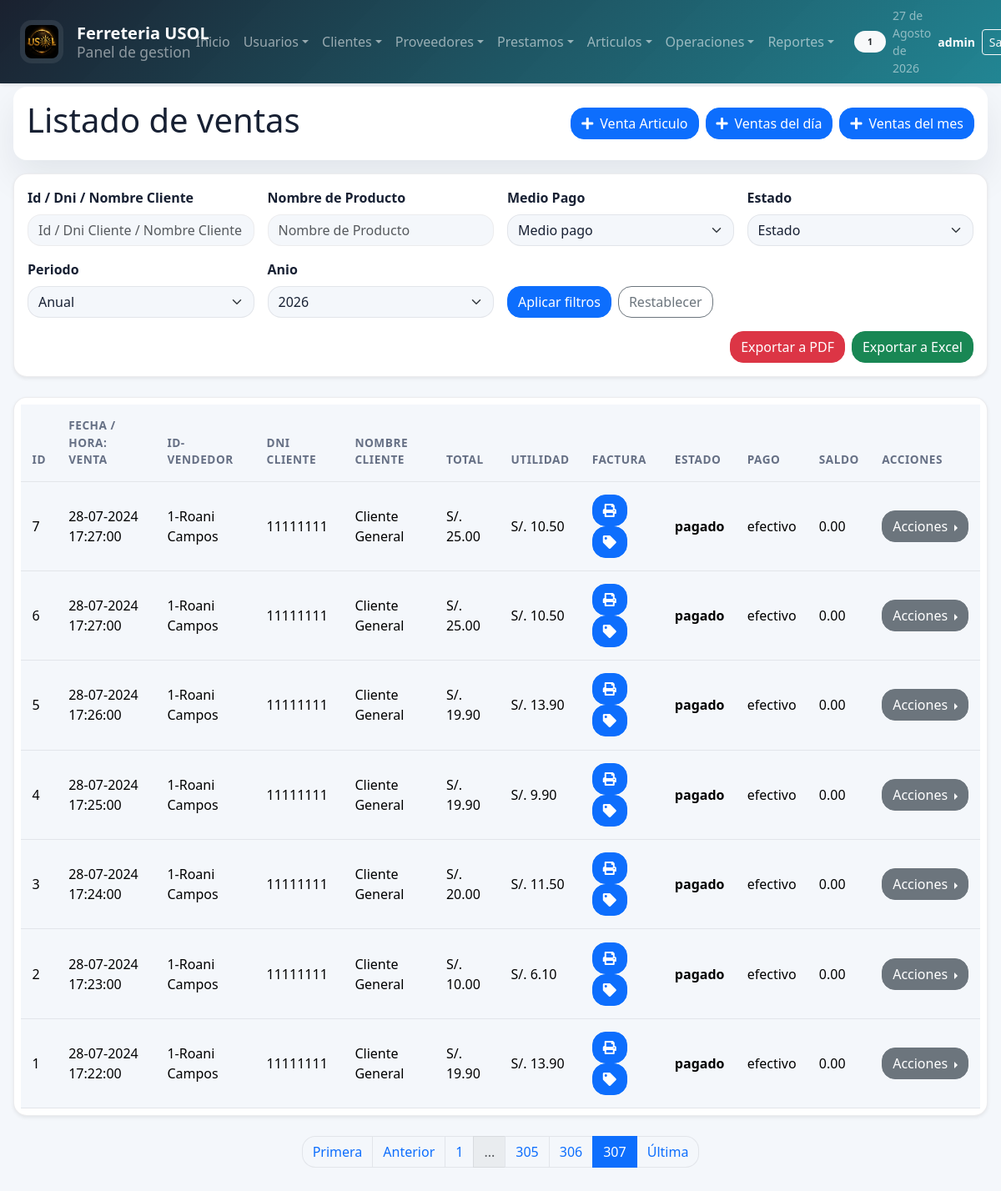
Page /sistema/reportes/ventas.php?page=307 (signed in) on the committed database.
### tables this page shows
CREATE TABLE `ventas` (
  `IdVenta` int(11) NOT NULL AUTO_INCREMENT,
  `Fecha` datetime NOT NULL,
  `Cod_Caja` int(11) NOT NULL,
  `dniCliente` int(11) NOT NULL,
  `Medio_Pago` varchar(50) NOT NULL,
  `efectivo` float DEFAULT NULL,
  `tarjeta` float DEFAULT NULL,
  `Total` decimal(8,2) NOT NULL,
  `utilidad` decimal(8,2) NOT NULL,
  `Estado` varchar(11) NOT NULL,
  `saldo` double DEFAULT NULL,
  `vuelto` double DEFAULT NULL,
  PRIMARY KEY (`IdVenta`),
  KEY `Cod_Caja` (`Cod_Caja`)
);

CREATE TABLE `caja` (
  `IdCaja` int(11) NOT NULL AUTO_INCREMENT,
  `FechaApertura` datetime NOT NULL DEFAULT current_timestamp(),
  `Actividad` text NOT NULL,
  `Monto_inicial` decimal(8,2) NOT NULL,
  `Monto_salida` decimal(8,2) NOT NULL,
  `totalEfectivoDia` double DEFAULT NULL,
  `totalTarjetaDia` double DEFAULT NULL,
  `totalCajaDia` double DEFAULT NULL,
  `utilidadDia` double DEFAULT NULL,
  `TotalEfectivo` float(8,2) NOT NULL,
  `TotalTarjeta` float(8,2) NOT NULL,
  `Total_caja` decimal(8,2) NOT NULL,
  `Utilidad` float(8,2) NOT NULL,
  `Cod_Empleado` int(11) NOT NULL,
  `Estado` varchar(10) NOT NULL,
  PRIMARY KEY (`IdCaja`),
  KEY `Cod_Empleado` (`Cod_Empleado`)
);

CREATE TABLE `empleados` (
  `IdEmpleado` int(11) NOT NULL AUTO_INCREMENT,
  `Nombre` varchar(50) NOT NULL,
  `Dni` int(11) NOT NULL,
  `Direccion` varchar(50) NOT NULL,
  `Telefono` int(11) NOT NULL,
  `Email` varchar(50) NOT NULL,
  `Usuario` varchar(20) NOT NULL,
  `Clave` varchar(300) NOT NULL,
  `Rol` int(11) NOT NULL,
  PRIMARY KEY (`IdEmpleado`),
  KEY `Rol` (`Rol`)
);

CREATE TABLE `clientes` (
  `Id_Cliente` int(11) NOT NULL AUTO_INCREMENT,
  `Nombre` varchar(50) NOT NULL,
  `Dni` int(8) DEFAULT NULL,
  `Telefono` int(9) DEFAULT NULL,
  `direccion` varchar(50) DEFAULT NULL,
  `Fecha_Registro` date NOT NULL,
  `cantidadCompras` int(11) DEFAULT NULL,
  `montoCompras` double DEFAULT NULL,
  `gananciaGenerada` double DEFAULT NULL,
  PRIMARY KEY (`Id_Cliente`)
);

### sistema/includes/analytics.php (called while the page is built, shortened)
<?php
function analyticsGetDateFilters($source = null)
{
    $source = is_array($source) ? $source : $_GET;
    $currentYear = (int)date('Y');
    $currentMonth = date('Y-m');
    $period = isset($source['period']) ? strtolower(trim((string)$source['period'])) : 'year';
    $selectedYear = isset($source['year']) ? (int)$source['year'] : $currentYear;
    $selectedMonth = isset($source['month']) ? trim((string)$source['month']) : $currentMonth;
    $inputStart = isset($source['start_date']) ? trim((string)$source['start_date']) : '';
    $inputEnd = isset($source['end_date']) ? trim((string)$source['end_date']) : '';
    if ($period === 'month') {
        $monthDate = DateTime::createFromFormat('Y-m', $selectedMonth);
        if (!$monthDate) {
            $monthDate = DateTime::createFromFormat('Y-m', $currentMonth);
        }
        $startDate = $monthDate->format('Y-m-01');
        $endDate = $monthDate->format('Y-m-t');
        $label = strftime('%B %Y', strtotime($startDate));
    } else {
        $period = 'year';
        $startDate = sprintf('%04d-01-01', $selectedYear);
        $endDate = sprintf('%04d-12-31', $selectedYear);
        $label = 'Anio ' . $selectedYear;
    }
    $topLimit = isset($source['top_limit']) ? (int)$source['top_limit'] : 10;
    $topMetric = isset($source['top_metric']) ? trim((string)$source['top_metric']) : 'monto';
    return [
        'period' => $period,
        'year' => $selectedYear,
        'month' => $selectedMonth,
        'start_date' => $startDate,
        'end_date' => $endDate,
        'label' => ucfirst($label),
        'top_limit' => $topLimit,
        'top_metric' => $topMetric,
    ];
}
function analyticsGetYearOptions($pastYears = 5)
{
    $currentYear = (int)date('Y');
    $years = [];
    for ($year = $currentYear; $year >= ($currentYear - $pastYears); $year--) {
        $years[] = $year;
    }
    return $years;
}

### sistema/reportes/ventas.php (the view, shortened to what this page needs)
<?php
    include "../../conexion.php";
    include "../includes/paginador.php";
    require_once __DIR__ . "/../includes/analytics.php";
    $yearOptions = analyticsGetYearOptions();
    $filters = analyticsGetDateFilters($_GET);
    $results_per_page = 10;
    $current_page = isset($_GET['page']) ? intval($_GET['page']) : 1;
    $consulta = "
        SELECT v.IdVenta, v.Fecha, v.Cod_Caja, v.dniCliente, cl.Nombre, v.Total, v.Estado, v.saldo, v.Medio_Pago,
        c.Cod_Empleado as empl, e.Nombre as nempl, v.utilidad
        FROM ventas v
        INNER JOIN caja c ON v.Cod_Caja = c.IdCaja
        INNER JOIN empleados e ON c.Cod_Empleado = e.IdEmpleado
        INNER JOIN clientes cl ON cl.Dni = v.dniCliente
        ORDER BY IdVenta DESC
    ";
    $where = "
        ventas v
        INNER JOIN caja c ON v.Cod_Caja = c.IdCaja
        INNER JOIN empleados e ON c.Cod_Empleado = e.IdEmpleado
        INNER JOIN clientes cl ON cl.Dni = v.dniCliente
        ORDER BY IdVenta DESC
    ";
    list($result, $total_records) = getPaginatedDataVentas($conexionDB, $consulta, $where, $current_page, $results_per_page);
    $row = $result->num_rows;
?>
<!DOCTYPE html>
<html lang="es">
<head>
	<?php include "../includes/scripts_2.php"; ?>
</head>
<body>
    <?php include "../includes/header_2.php"; ?>
	<section id="container">
        <div class="bg-white p-3 rounded shadow mb-3">
            <div class="d-flex flex-column flex-md-row justify-content-between align-items-md-center gap-3">
                <div class="mb-0">
                    <h1>Listado de ventas</h1>
                </div>
                <div class="d-flex flex-wrap gap-2">
                    <a href="../operaciones/venta_articulo.php" class="btn_new"><i class="fas fa-plus"></i> Venta Articulo</a>
                    <a href="ventasDelDia.php" class="btn_new"><i class="fas fa-plus"></i> Ventas del día</a>
                    <a href="ventasDelMes.php" class="btn_new"><i class="fas fa-plus"></i> Ventas del mes</a>
                </div>
            </div>
        </div>
        <div class="header_container">
            <div class="row g-3 align-items-end">
                <div class="col-12 col-md-4 col-lg-3">
                    <label for="busquedaVenta">Id / Dni / Nombre Cliente</label>
                    <input class="filtrosBusqueda" type="text" name="busquedaVenta" id="busquedaVenta" placeholder="Id / Dni Cliente / Nombre Cliente">
                </div>
                <div class="col-12 col-md-4 col-lg-3">
                    <label for="busquedaNombreProducto">Nombre de Producto</label>
                    <input class="filtrosBusqueda" type="text" name="busquedaNombreProducto" id="busquedaNombreProducto" placeholder="Nombre de Producto">
                </div>
                <div class="col-12 col-md-4 col-lg-3">
                    <label for="busquedaMedioPago">Medio Pago</label>
                        <select class="filtrosBusqueda" name="busquedaMedioPago" id="busquedaMedioPago">
                            <option value="">Medio pago</option>
                        </select>
                </div>
                <div class="col-12 col-md-4 col-lg-3">
                    <label for="busquedaEstado">Estado</label>
                        <select class="filtrosBusqueda" name="busquedaEstado" id="busquedaEstado">
                            <option value="">Estado</option>
                        </select>
                </div>
                <div class="col-12 col-md-4 col-lg-3">
                    <label for="period">Periodo</label>
                    <select class="filtrosBusqueda" name="period" id="period">
                        <option value="year" <?php echo $filters['period'] === 'year' ? 'selected' : ''; ?>>Anual</option>
                    </select>
                </div>
                <div class="analytics-period-field col-12 col-md-4 col-lg-3" data-period-target="year">
                    <label for="year">Anio</label>
                    <select class="filtrosBusqueda" name="year" id="year">
                        <?php foreach ($yearOptions as $yearOption) { ?>
                            <option value="<?php echo $yearOption; ?>" <?php echo (int)$filters['year'] === (int)$yearOption ? 'selected' : ''; ?>><?php echo $yearOption; ?></option>
                        <?php } ?>
                    </select>
                </div>
                <div class="col-12 col-md-4 col-lg-3">
                    <div class="d-flex gap-2">
                        <button type="button" class="btn btn-primary" onclick="buscarVenta()">Aplicar filtros</button>
                        <a href="ventas.php" class="btn btn-outline-secondary">Restablecer</a>
                    </div>
                </div>
                <div class="col-12 col-md-4 col-lg-4 ms-lg-auto">
                    <div class="d-flex gap-2 justify-content-md-end">
                        <button class="btn btn-danger" type="button" onclick="exportarVentasPDF()">Exportar a PDF</button>
                        <button class="btn btn-success"  type="button" onclick="exportarVentasEXCEL()">Exportar a Excel</button>
                    </div>
                </div>
            </div>
        </div>
        <div class="containerTable">
            <table id="tablaVentas">
                <thead>
                    <tr>
                        <th>Id</th>
                        <th>Fecha / Hora: Venta</th>
                        <th>ID-Vendedor</th>
                        <th>DNI Cliente</th>
                        <th>Nombre cliente</th>
                        <th>Total</th>
                        <?php if($_SESSION['rol'] == 1){ ?>
                            <th>Utilidad</th>
                        <?php } ?>
                        <th>Factura</th>
                        <th>Estado</th>
                        <th>Pago</th>
                        <th>Saldo</th>
                        <th>Acciones</th>
                    </tr>
                </thead>
                <tbody>
                    <?php
                        if($row > 0){
                            while ($data = $result->fetch_assoc()){
                                $estadoVenta = $data['Estado'];
                            ?>
                                <tr id="row_<?php echo $data["IdVenta"]; ?>">
                                    <td><?php echo $data['IdVenta']; ?></td>
                                    <td><?php echo date("d-m-Y H:i:s", strtotime($data["Fecha"])); ?></td>
                                    <td><?php echo $data["empl"]; ?>-<?php echo $data["nempl"]; ?></td>
                                    <td><?php echo $data['dniCliente']; ?></td>
                                    <td><?php echo $data['Nombre']; ?></td>
                                    <td>S/. <?php echo $data["Total"]; ?></td>
                                    <?php if($_SESSION['rol'] == 1){ ?>
                                        <td>S/. <?php echo $data['utilidad']; ?></td>
                                    <?php } ?>
                                    <td>
                                        <div class="div_acciones">
                                            <div>
                                                <?php
                                                    if($estadoVenta === 'pagado'){
                                                        ?>
                                                        <button class="btn btn-primary" type="button" onclick="generarPDF(<?php echo $data['dniCliente']; ?>, <?php echo $data['IdVenta']; ?>)"><i class="fas fa-print"></i></button>
                                                        <button class="btn btn-primary" type="button" onclick="generarTicket(<?php echo $data['IdVenta']; ?>)"><i class="fas fa-tag"></i></button>
                                                        <?php
                                                    }else if($estadoVenta === 'pendiente'){
                                                        ?>
                                                        <button class="btn btn-primary" type="button" onclick="generarPDF(<?php echo $data['dniCliente']; ?>, <?php echo $data['IdVenta']; ?>)"><i class="fas fa-print"></i></button>
                                                        <button class="btn btn-primary" type="button" onclick="generarTicket(<?php echo $data['IdVenta']; ?>)"><i class="fas fa-tag"></i></button>
                                                        <?php
                                                    }else if($estadoVenta === 'saldo'){
                                                        ?>
                                                        <button class="btn btn-primary" type="button" onclick="generarPDF(<?php echo $data['dniCliente']; ?>, <?php echo $data['IdVenta']; ?>)"><i class="fas fa-print"></i></button>
                                                        <button class="btn btn btn-primary" type="button" onclick="generarTicket(<?php echo $data['IdVenta']; ?>)"><i class="fas fa-tag"></i></button>
                                                        <?php
                                                    }
                                                ?>
                                            </div>
                                        </div>
                                    </td>
                                    <?php
                                        if($estadoVenta === 'pagado'){
                                    ?>
                                        <td class="pagado"><?php echo $data['Estado']; ?></td>
                                    <?php
                                        }else if($estadoVenta === 'pendiente'){
                                    ?>
                                        <td class="pendiente"><?php echo $data['Estado']; ?></td>
                                    <?php
                                        }else if($estadoVenta === 'saldo'){
                                    ?>
                                        <td class="saldo"><?php echo $data['Estado']; ?></td>
                                    <?php
                                        }else{
                                    ?>
                                        <td class="anulado"><?php echo $data['Estado']; ?></td>
                                    <?php
                                        }
                                    ?>
                                    <td><?php echo $data['Medio_Pago']; ?></td>
                                    <td><?php echo number_format($data['saldo'],2); ?></td>
                                    <td>
                                        <div class="btn-group dropend">
                                            <button class="btn btn-secondary dropdown-toggle" type="button" data-bs-toggle="dropdown" aria-expanded="false">
                                                Acciones
                                            </button>
                                        </div>
                                    </td>
                                </tr>
                    <?php
                            }
                        }
                    ?>
                </tbody>
            </table>
        </div>
	</section>
</body>
</html>

### rows in the picture
ventas: IdVenta "7", Fecha "28-07-2024 17:27:00", Cod_Caja.Cod_Empleado "1", empleados.Nombre "Roani Campos", dniCliente "11111111", clientes.Nombre "Cliente General", Total "25.00", utilidad "10.50", Estado "pagado", Medio_Pago "efectivo", saldo "0.00"
ventas: IdVenta "6", Fecha "28-07-2024 17:27:00", Cod_Caja.Cod_Empleado "1", empleados.Nombre "Roani Campos", dniCliente "11111111", clientes.Nombre "Cliente General", Total "25.00", utilidad "10.50", Estado "pagado", Medio_Pago "efectivo", saldo "0.00"
ventas: IdVenta "5", Fecha "28-07-2024 17:26:00", Cod_Caja.Cod_Empleado "1", empleados.Nombre "Roani Campos", dniCliente "11111111", clientes.Nombre "Cliente General", Total "19.90", utilidad "13.90", Estado "pagado", Medio_Pago "efectivo", saldo "0.00"
ventas: IdVenta "4", Fecha "28-07-2024 17:25:00", Cod_Caja.Cod_Empleado "1", empleados.Nombre "Roani Campos", dniCliente "11111111", clientes.Nombre "Cliente General", Total "19.90", utilidad "9.90", Estado "pagado", Medio_Pago "efectivo", saldo "0.00"
ventas: IdVenta "3", Fecha "28-07-2024 17:24:00", Cod_Caja.Cod_Empleado "1", empleados.Nombre "Roani Campos", dniCliente "11111111", clientes.Nombre "Cliente General", Total "20.00", utilidad "11.50", Estado "pagado", Medio_Pago "efectivo", saldo "0.00"
ventas: IdVenta "2", Fecha "28-07-2024 17:23:00", Cod_Caja.Cod_Empleado "1", empleados.Nombre "Roani Campos", dniCliente "11111111", clientes.Nombre "Cliente General", Total "10.00", utilidad "6.10", Estado "pagado", Medio_Pago "efectivo", saldo "0.00"
ventas: IdVenta "1", Fecha "28-07-2024 17:22:00", Cod_Caja.Cod_Empleado "1", empleados.Nombre "Roani Campos", dniCliente "11111111", clientes.Nombre "Cliente General", Total "19.90", utilidad "13.90", Estado "pagado", Medio_Pago "efectivo", saldo "0.00"

### other values in the picture
$_SESSION['rol_name'] "1"
fechaC() "27 de Agosto de 2026"
$_SESSION['user'] "admin"
form field year "2026"
